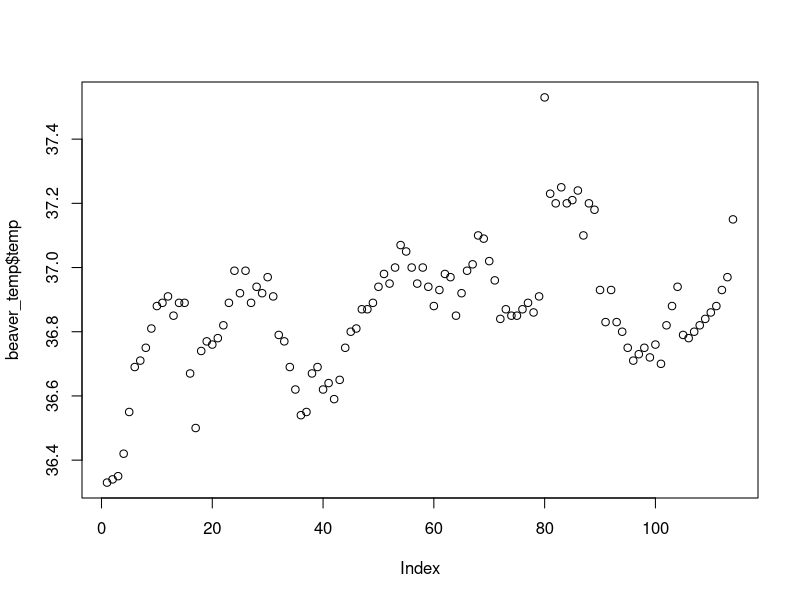
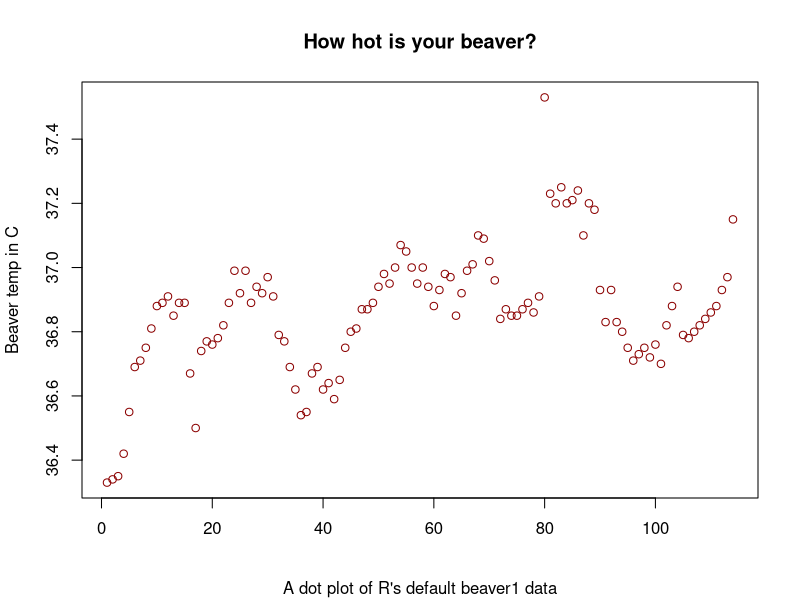

These charts were generated, in order, by the following R code:
# From: http://keithtidwell.org/2017/07/some-basic-statistics-concepts/

# Makes sure you have the R Datasets package loaded
library(datasets)

# Assigns the beaver1 data to the variable beaver_temp
beaver_temp <- beaver1

# Creates a dotplot of the temp data found in beaver1
plot(beaver_temp$temp)

# Make it prettier, give it a title, etc.
plot(beaver_temp$temp, type = 'p', col = 'dark red', main = "How hot is your beaver?", sub = "A dot plot of R's default beaver1 data", xlab = "", ylab = "Beaver temp in C")

# Post a comment below with what you would do to make this better